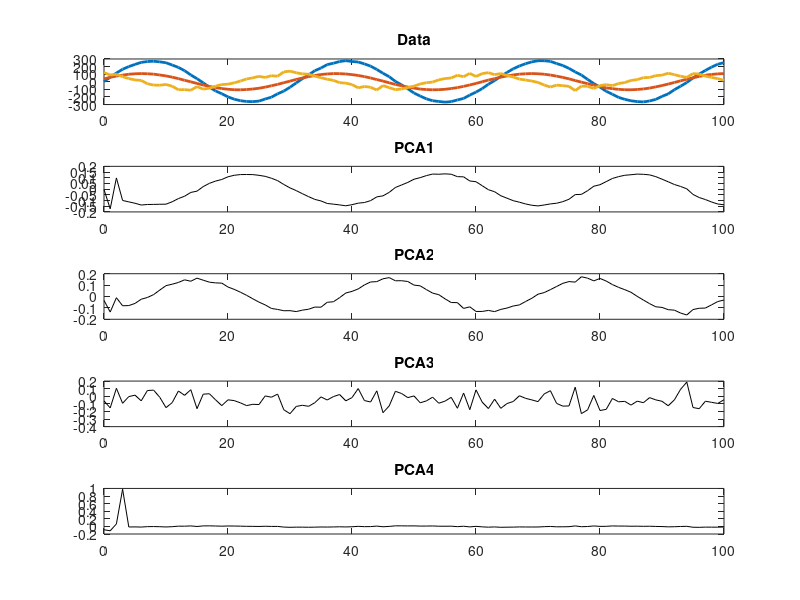
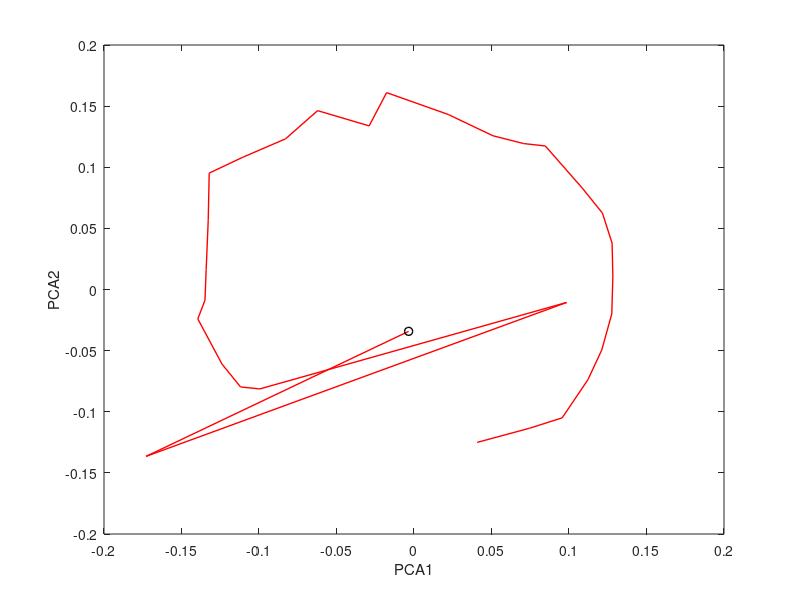

The MATLAB source for these figures, in order:
t=[0:100];

x1 = 55*(5*sin(.2*t))+2*(3*cos(.2*t+pi/3))+10*rand(1, length(t));
x2 = 33*(5*sin(.2*t))+25*(3*cos(.2*t+pi/3))+2*rand(1, length(t));
x3 = 15*(5*sin(.2*t+rand(1, length(t))))+37*(3*cos(.2*t+pi/3))+13*rand(1, length(t));

x=[x1;x2;x3]

figure; 
subplot(5, 1, 1)
plot(t, x([1 2 3], :),'linewidth', 2)
title('Data')

[u, s, v]=svd(x);

pcas = v';

for i = 1:4
subplot(5, 1, 1+i)
plot(t, v(i, :), 'k')
title(['PCA' num2str(i)])
end;

figure;

plot(v(1, [1:30]), v(2, [1:30]), 'r', 'linewidth', 1)
hold on
plot(v(1, 1), v(2, 1), 'ko', 'linewidth', 1)

xlabel('PCA1')
ylabel('PCA2')